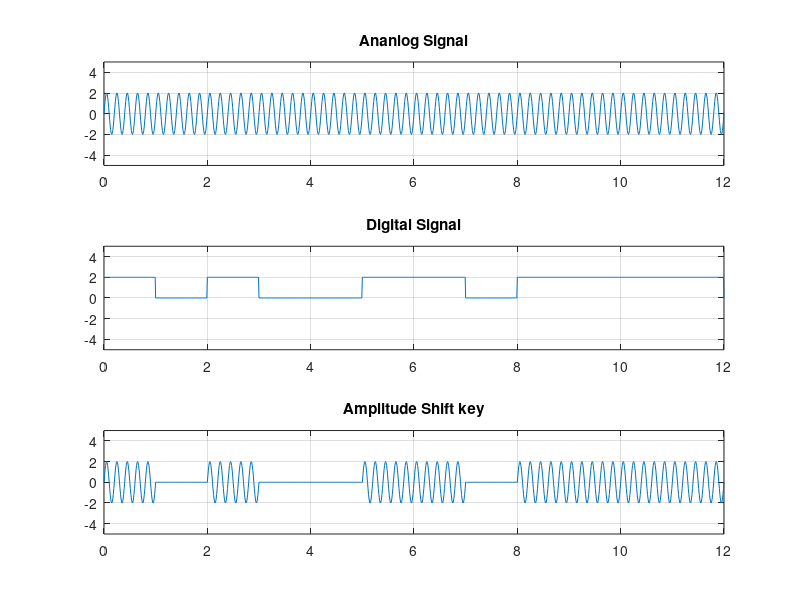

The MATLAB source for this figure:
%Digital signal....
%ASK 1 = has signal else no;
%From MI Shanto

clear all;
clc;
bit = [1, 0, 1, 0, 0, 1, 1, 0, 1, 1, 1, 1];

v = 2;

am = 2;
fm = 5;
fs = 100;
bit_duration = 1; % bitrate = 1/bitduration
T = length(bit) * bit_duration; % len/bitrate.
t = 0:1/fs:T;

x_analog = am*sin(2*pi*fm*t);
subplot(3, 1, 1);
plot(t,x_analog);
xlim([0, T]);
ylim([-5, 5]);
title("Ananlog Signal");
grid on;

x_digital = zeros(1, length(t));

%encoding
for i = 1:length(bit)
    from = (i-1)*fs*bit_duration+1;
    to = i*fs*bit_duration;
    
    if bit(i) == 1
        x_digital(from : to) = v;        
    else
        x_digital(from : to) = 0;
    end
end

subplot(3,1,2);
plot(t, x_digital);
xlim([0, T]);
ylim([-5, 5]);
title("Digital Signal");
grid on;

%ASK
ask = zeros(1, length(t));

for i = 1:length(bit)
    from = (i-1)*fs*bit_duration+1;
    to = i*fs*bit_duration;
    
    if bit(i) == 1
        ask(from:to) = x_analog(from:to);         
    end
end

subplot(3,1, 3);
plot(t, ask);
xlim([0, T]);
ylim([-5, 5]);
title("Amplitude Shift key");
grid on;

%Demodulation
counter = 0;

for i=1:length(t)
    if t(i) > counter*bit_duration
        counter = counter + 1;
        if ask(i) == 0
            data(counter) = 0;
        else
            data(counter) = 1;
        end
    end
end

disp(data)
        
